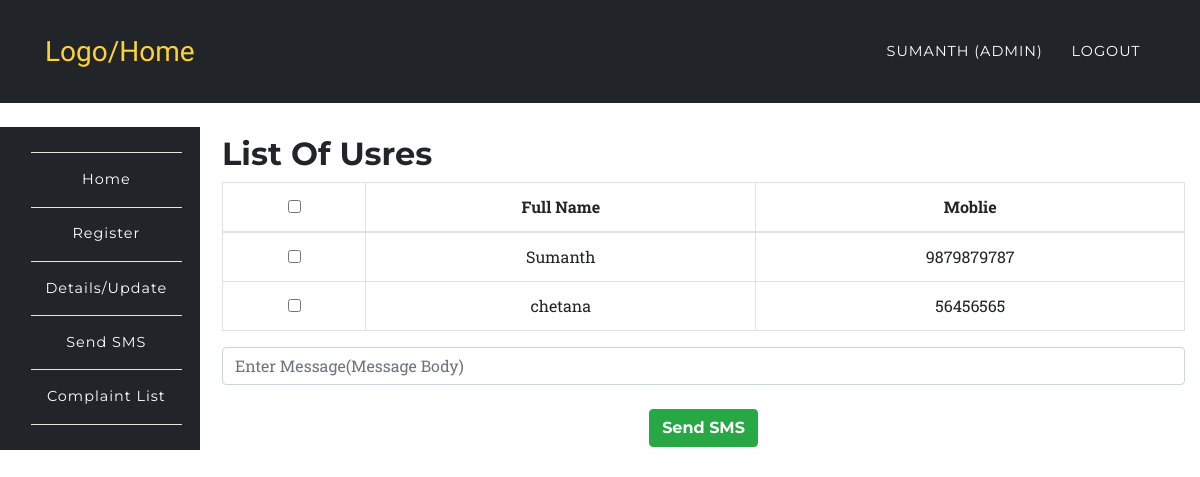
/app/sms.php (signed in), run on the app's committed database.
### tables this page shows
CREATE TABLE `users` (
  `id` int(10) UNSIGNED NOT NULL,
  `fullname` varchar(191) NOT NULL,
  `mobile` varchar(191) NOT NULL,
  `username` varchar(191) NOT NULL,
  `email` varchar(191) NOT NULL,
  `password` varchar(191) NOT NULL,
  `created_at` timestamp NULL DEFAULT CURRENT_TIMESTAMP,
  `updated_at` timestamp NULL DEFAULT CURRENT_TIMESTAMP,
  `role` varchar(100) DEFAULT 'user',
  `status` int(1) NOT NULL DEFAULT '1'
);

### app/sms.php (the view, shortened to what this page needs)
<?php
	require '../config/config.php';
		try {
			$stmt = $connect->prepare('SELECT * FROM users');
			$stmt->execute();
			$data = $stmt->fetchAll(PDO::FETCH_ASSOC);
		}
		catch(PDOException $e) {
			$errMsg = $e->getMessage();
		}
?>
<?php include '../include/header.php';?>
	<nav class="navbar navbar-expand-lg navbar-dark" style="background-color:#212529;" id="mainNav">
      <div class="container">
        <a class="navbar-brand js-scroll-trigger" href="../index.php">Logo/Home</a>
        <div class="collapse navbar-collapse" id="navbarResponsive">
          <ul class="navbar-nav text-uppercase ml-auto">
            <li class="nav-item">
              <a class="nav-link" href="login.php"><?php echo $_SESSION['fullname']; ?> <?php if($_SESSION['role'] == 'admin'){ echo "(Admin)"; } ?></a>
            </li>
            <li class="nav-item">
              <a href="../auth/logout.php" class="nav-link">Logout</a>
            </li>
          </ul>
        </div>
      </div>
    </nav>
<?php include '../include/side-nav.php';?>
<section class="wrapper" style="margin-left:16%;margin-top: -11%;">
	<div class="container">
		<div class="row">
			<div class="col-12">
				<h2>List Of Usres</h2>
				<div class="table-responsive text-center">
					<form action="" method="post">
						<table class="table table-bordered">
						  <thead>
						    <tr>
						      <th><input type="checkbox" name="" id="selectAll"></th>
						      <th>Full Name</th>
						      <th>Moblie</th>
						    </tr>
						  </thead>
						  <tbody>
						  	<?php
						  		foreach ($data as $key => $value) {
								   echo '<tr>';
								      echo '<th scope="row"><input type="checkbox" name="check[]" value="'.$value['mobile'].'" id="selectAll$key"></th>';
								      echo '<td>'.$value['fullname'].'</td>';
								      echo '<td>'.$value['mobile'].'</td>';
								   echo '</tr>';
						  		}
						  	?>
						  </tbody>
						</table>
						<input type="textarea" name="message" class="form-control" placeholder="Enter Message(Message Body)" required>
						<br>
						<button type="submit" class="btn btn-success" name='sms_alert' value="sms_alert">Send SMS</button>
					</form>
				</div>
			</div>
		</div>
	</div>
</section>
<?php include '../include/footer.php';?>

### assets/css/rent.css (style rules this page uses)
body { overflow-x: hidden; font-family: 'Roboto Slab', 'Helvetica Neue', Helvetica, Arial, sans-serif; }
a { color: #fed136; }
h1, h2, h3, h4, h5, h6 { font-weight: 700; font-family: 'Montserrat', 'Helvetica Neue', Helvetica, Arial, sans-serif; }
section { padding: 100px 0; }
@media (min-width: 768px) { section { padding: 140px 0; } }
.btn { font-family: 'Montserrat', 'Helvetica Neue', Helvetica, Arial, sans-serif; font-weight: 700; }
#mainNav { background-color: #212529; }
#mainNav .navbar-brand { color: #fed136; font-family: 'Kaushan Script', 'Helvetica Neue', Helvetica, Arial, cursive; }
#mainNav .navbar-nav .nav-item .nav-link { font-size: 90%; font-weight: 400; padding: 0.75em 0; letter-spacing: 1px; color: white; font-family: 'Montserrat', 'Helvetica Neue', Helvetica, Arial, sans-serif; }
@media (min-width: 992px) { #mainNav { padding-top: 25px; padding-bottom: 25px; -webkit-transition: padding-top 0.3s, padding-bottom 0.3s; -moz-transition: padding-top 0.3s, padding-bottom 0.3s; transition: padding-top 0.3s, padding-bottom 0.3s; border: none; background-color: transparent; } }
@media (min-width: 992px) { #mainNav .navbar-brand { font-size: 1.75em; -webkit-transition: all 0.3s; -moz-transition: all 0.3s; transition: all 0.3s; } }
@media (min-width: 992px) { #mainNav .navbar-nav .nav-item .nav-link { padding: 1.1em 1em !important; } }

### assets/css/style.css (style rules this page uses)
.navbar { border-radius: 0px; }
section { padding-left: 15px; }

### data on the page
users: fullname "Sumanth", mobile "9879879787"
users: fullname "chetana", mobile "56456565"

### other printed values
$_SESSION['fullname'] "SUMANTH"
